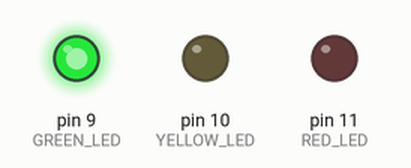
This sketch was run on a simulated Arduino Uno, built with avr-gcc and run on an emulated ATmega328P. Parts: output pins drawn as LEDs (lit = HIGH).

Above: at 1.6 s.
At 3.45 s:
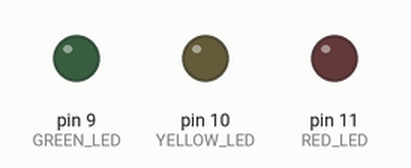
At 5.3 s:
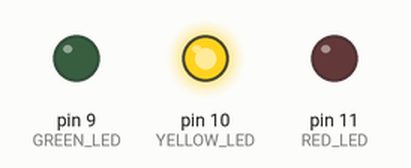
At 7.3 s:
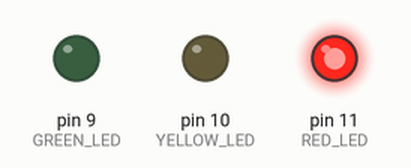
Timing chart, 0 to 11.4 s (numbered marks = the images above):
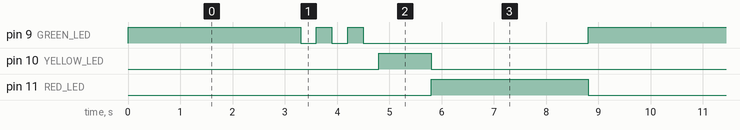

The sketch:

006_traffic_light_scheme.ino
```cpp
#define GREEN_LED 9
#define YELLOW_LED 10
#define RED_LED 11

unsigned long previousMillis = 0;
int state = 0;
int blinkCount = 0;
bool isBlinking = false;

void setup() {
  pinMode(GREEN_LED, OUTPUT);
  pinMode(YELLOW_LED, OUTPUT);
  pinMode(RED_LED, OUTPUT);
}

void loop() {
  unsigned long currentMillis = millis();

  switch (state) {
    case 0: // Зеленый 3 сек
      digitalWrite(GREEN_LED, HIGH);
      if (currentMillis - previousMillis >= 3000) {
        previousMillis = currentMillis;
        state = 1;
        blinkCount = 0;
        isBlinking = true;
      }
      break;

    case 1: // Зеленый мигает 3 раза
      if (isBlinking && currentMillis - previousMillis >= 300) {
        previousMillis = currentMillis;
        digitalWrite(GREEN_LED, !digitalRead(GREEN_LED));
        blinkCount++;
        if (blinkCount >= 6) { // 3 цикла включения/выключения
          digitalWrite(GREEN_LED, LOW);
          state = 2;
          previousMillis = currentMillis;
        }
      }
      break;

    case 2: // Желтый 1 сек
      digitalWrite(YELLOW_LED, HIGH);
      if (currentMillis - previousMillis >= 1000) {
        digitalWrite(YELLOW_LED, LOW);
        previousMillis = currentMillis;
        state = 3;
      }
      break;

    case 3: // Красный 3 сек
      digitalWrite(RED_LED, HIGH);
      if (currentMillis - previousMillis >= 3000) {
        digitalWrite(RED_LED, LOW);
        previousMillis = currentMillis;
        state = 0;
      }
      break;
  }
}
```

Measured:
- by itself, pin 9 (GREEN_LED): repeats every 8.8 s: 2 × (LOW 0.30 s, HIGH 0.30 s), LOW 4.3 s, HIGH 3.3 s
- by itself, pin 10 (YELLOW_LED): alternates HIGH for 1.0 s and LOW for 7.8 s
- by itself, pin 11 (RED_LED): alternates HIGH for 3.0 s and LOW for 5.8 s
